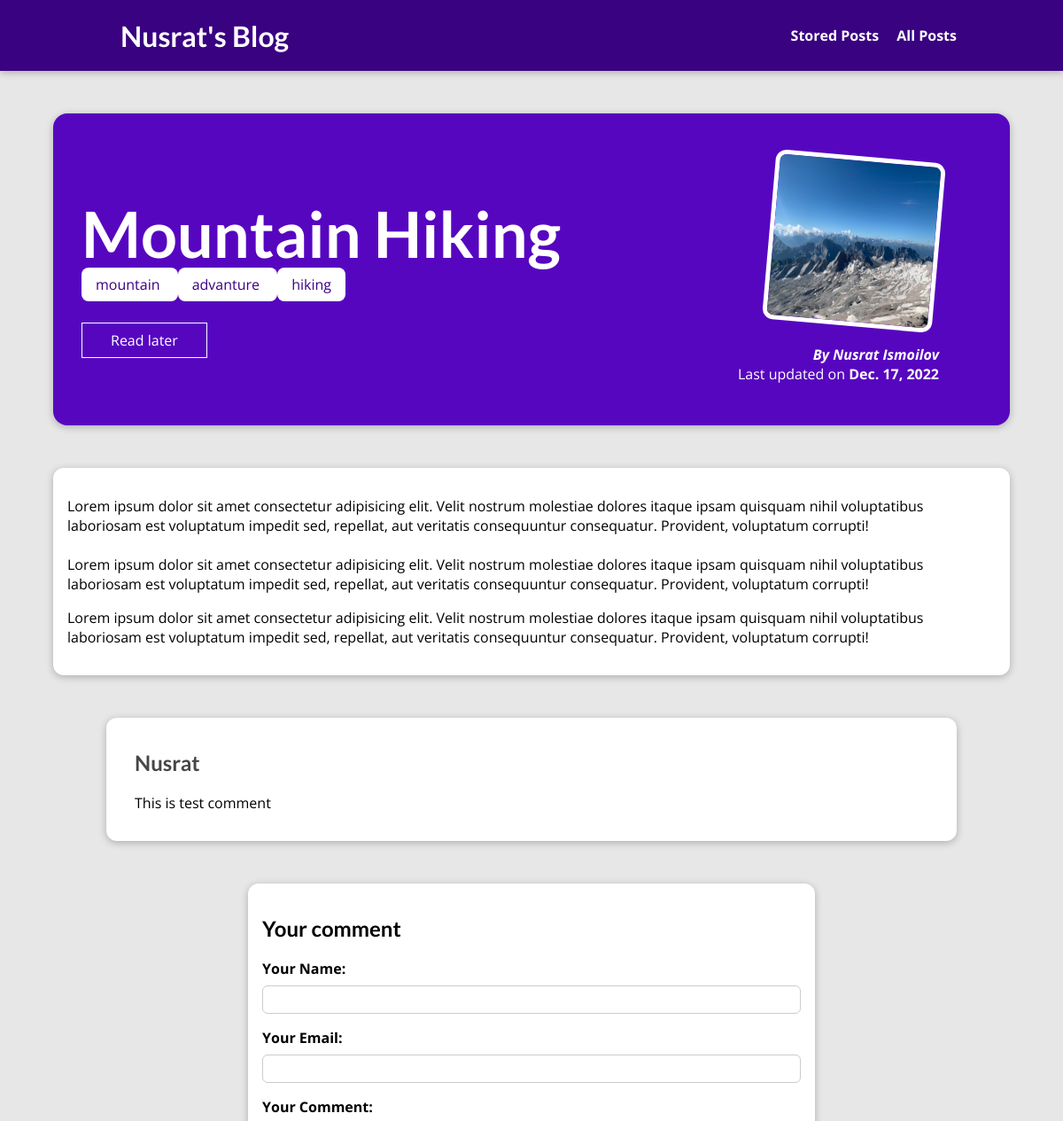
The page /posts/mountain-hiking (upper part) on the database as committed earlier.
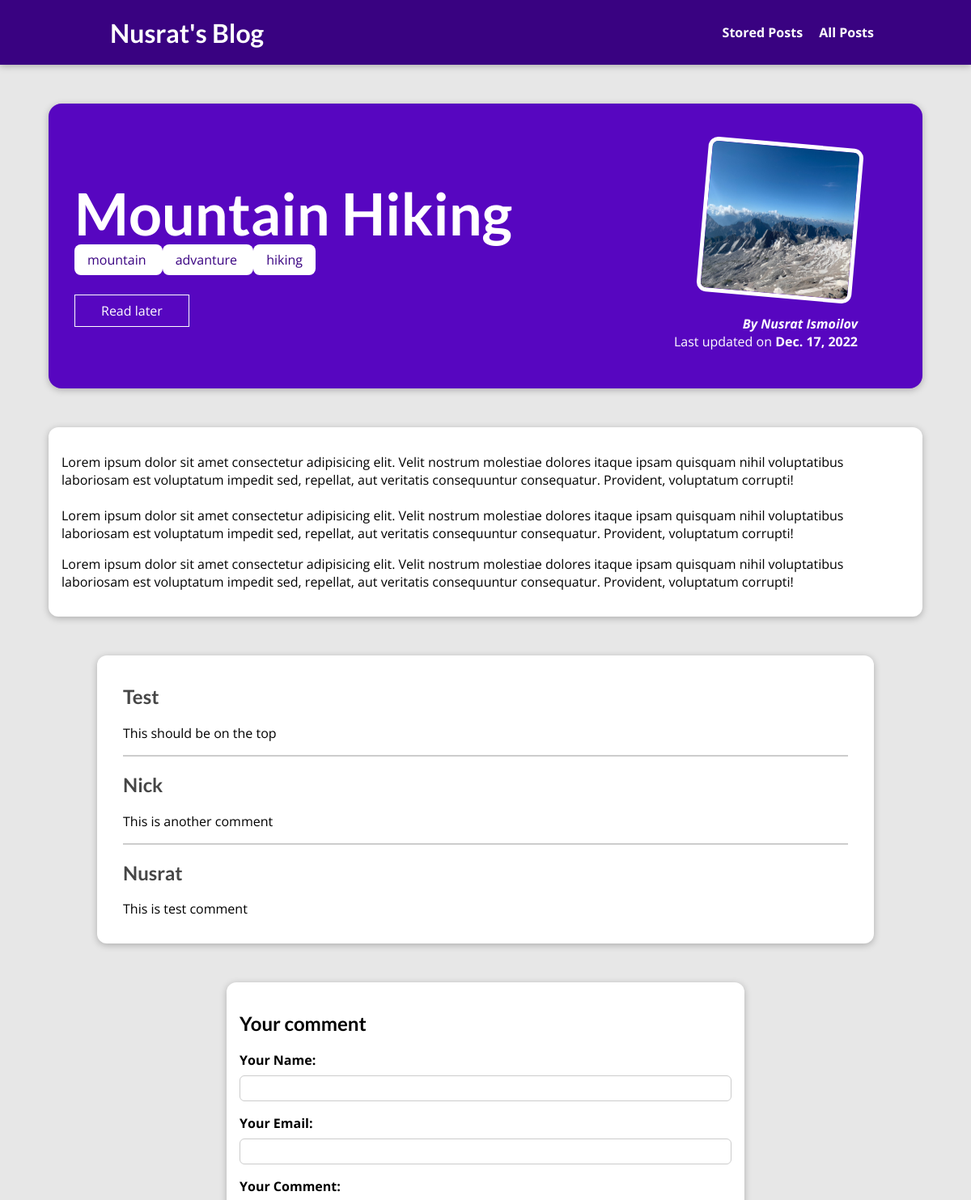
The same page on the database as committed later.
### blog/models.py (models this page shows, shortened)
class Tag(models.Model):
    caption = models.CharField(max_length=50)

class Comment(models.Model):
    user_name = models.CharField(max_length=120)
    user_email = models.EmailField()
    text = models.TextField(max_length=400)
    post = models.ForeignKey(
        Post, on_delete=models.CASCADE, related_name="comments")

### blog/views.py (the view, shortened to what this page needs)
# urls.py: path("posts/<slug>", views.SinglePostView.as_view(), name="post-detail-page"),
class SinglePostView(View):
    def is_stored_posts(self, request, post_id):
        stored_posts = request.session.get("stored_posts")
        if stored_posts is not None:
            is_saved_for_later = post_id in stored_posts
        else:
            is_saved_for_later = False
        return is_saved_for_later
    def get(self, request, slug):
        post = Post.objects.get(slug=slug)
        all_comments = post.comments.all().order_by("-id")
        context = {
            "post": post,
            "post_tags": post.tag.all(),
            "comment_form": CommentForm(),
            "comments": all_comments,
            "saved_for_later": self.is_stored_posts(request, post.id)
        }
        return render(request, "blog/post-detail.html", context)

### blog/forms.py
class CommentForm(forms.ModelForm):
    class Meta:
        model = Comment
        exclude = ["post"]
        labels = {
            "user_name": "Your Name",
            "user_email": "Your Email",
            "text": "Your Comment"
        }

### blog/models.py (called while the page is built)
    def full_name(self):
        return f"{self.first_name} {self.last_name}"

    def __str__(self):
        return self.full_name()

### blog/templates/blog/post-detail.html (shortened to what this page needs)
{% extends 'base.html' %}
{% load static %}
{% block css_files %}
  <link rel="stylesheet" href="{% static "blog/post-detail.css" %}" />
{% endblock %}
{% block content %}
  <section id='summary'>
    <h2>{{post.title}}</h2>
    <div>
      {% for tag in post_tags %}
      <span class="tag"> {{ tag.caption }} </span>
      {%endfor%}
    </div>
    <div id='read-later'>
      <form action="{% url "read-later"  %}" method="POST">
        <button>
          {% if saved_for_later %}
            Remove from "Read Later" List
          {% else %}
            Read later
          {% endif %}
        </button>
      </form>
    </div>
    <article>
        <img src={{ post.image.url }} alt="{{post.title}}" />
        <address> By <a href="mailto:{{post.author.e_mail}}"> {{post.author}} </a> </address>
        <div>
            Last updated on <time>{{post.date}}</time>
        </div>
    </article>
  </section>
  <main>
    {{post.content|linebreaks}}
  </main>
  <section id="comments">
    <ul>
      {% for comment in comments %}
        <li>
          <h2> {{ comment.user_name }} </h2>
          <p> {{ comment.text|linebreaks }} </p>
        </li>
      {% endfor %}
    </ul>
  </section>
  <section id="comment-form">
    <h2>Your comment</h2>
    <form action="{% url "post-detail-page" post.slug %}" method="POST">
      {% for form_field in comment_form %}
      <div class="form-control {% if form_field.errors %} invalid {%endif%} ">
        {{ form_field.label_tag }}
        {{ form_field }}
      </div>
      {% endfor %}
    </form>
  </section>
{% endblock %}

Rows that differ between the two databases and show on the page:
added Comment: user_name "Test", text "This should be on the top"
added Comment: user_name "Nick", text "This is another comment"
